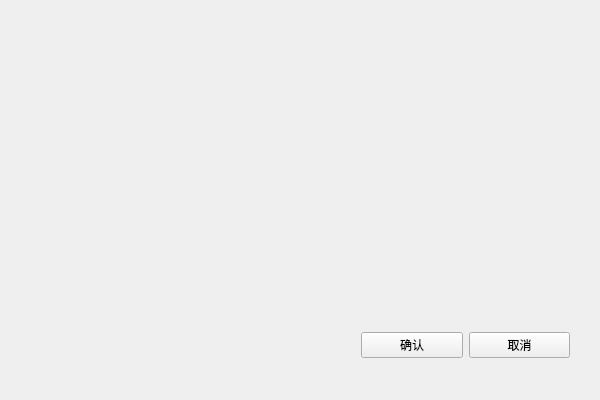
<?xml version="1.0" encoding="UTF-8"?>
<ui version="4.0">
 <class>New_Qt_ProjectClass</class>
 <widget class="QWidget" name="New_Qt_ProjectClass">
  <property name="geometry">
   <rect>
    <x>0</x>
    <y>0</y>
    <width>600</width>
    <height>400</height>
   </rect>
  </property>
  <property name="windowTitle">
   <string>New_Qt_Project</string>
  </property>
  <widget class="QWidget" name="">
   <property name="geometry">
    <rect>
     <x>350</x>
     <y>310</y>
     <width>231</width>
     <height>71</height>
    </rect>
   </property>
   <layout class="QHBoxLayout" name="horizontalLayout">
    <item>
     <widget class="QPushButton" name="pushButton">
      <property name="text">
       <string>确认</string>
      </property>
     </widget>
    </item>
    <item>
     <widget class="QPushButton" name="pushButton_2">
      <property name="text">
       <string>取消</string>
      </property>
     </widget>
    </item>
   </layout>
  </widget>
 </widget>
 <layoutdefault spacing="6" margin="11"/>
 <resources/>
 <connections/>
</ui>
